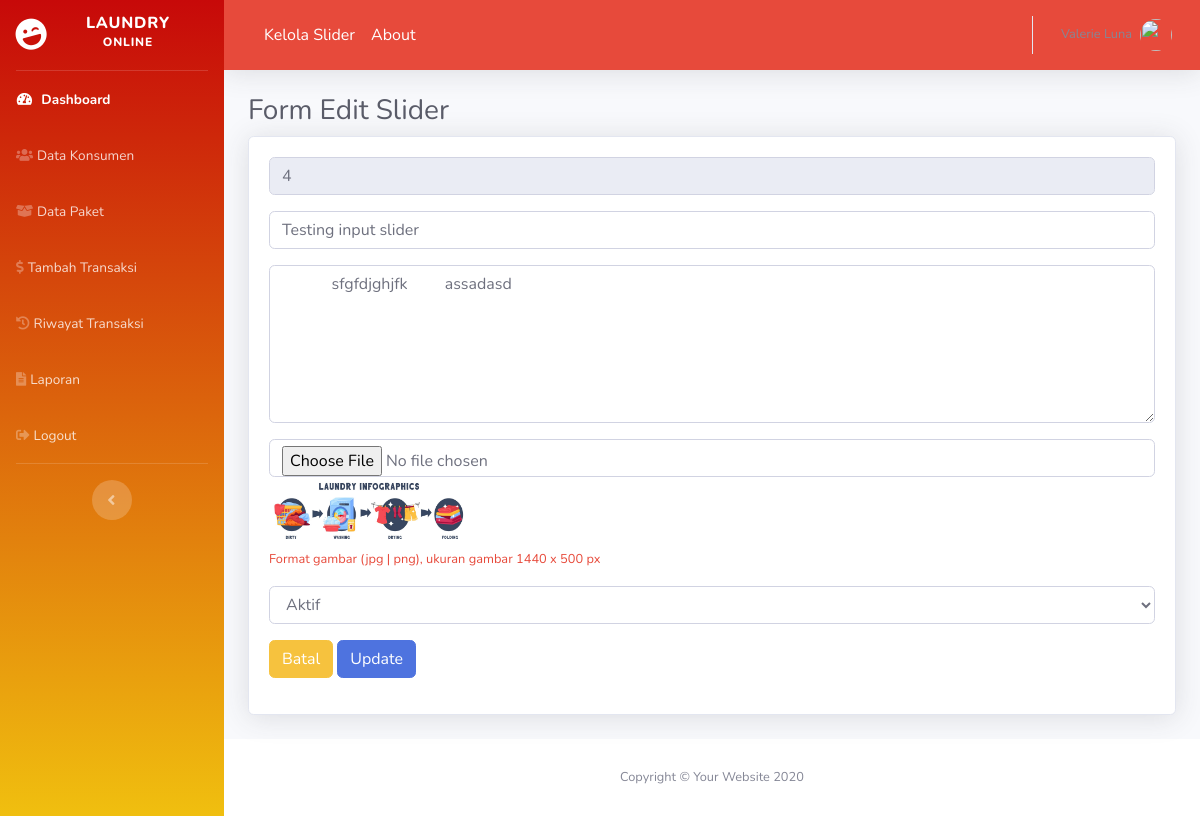
The page /slider/edit/4 on the database its author committed.
### tables this page shows
CREATE TABLE `slider` (
  `id_slider` int(11) NOT NULL,
  `judul_slider` varchar(50) NOT NULL,
  `deskripsi_slider` text NOT NULL,
  `status_slider` varchar(20) NOT NULL,
  `gambar_slider` varchar(100) NOT NULL
);

### application/controllers/Slider.php (called while the page is built, shortened)
<?php
class Slider extends CI_Controller {
  public function __construct(){
    $this->load->model('slider_model');
  }
  public function edit($id_slider){
    $data['content'] = 'backend/slider/edit_slider';
    $data['title'] = 'Form Edit Slider';
    $data['slider'] = $this->slider_model->edit_slider($id_slider);
    $this->load->view('backend/dashboard', $data);
  }
}

### index.php (called while the page is built, shortened)
<?php
require_once BASEPATH.'core/CodeIgniter.php';

### application/models/Slider_model.php (called while the page is built, shortened)
<?php
class Slider_model extends CI_Model {
    public function edit_slider($id_slider){
      $this->db->where('id_slider', $id_slider);
      return $this->db->get('slider')->row_array();
    }
}

### application/views/backend/slider/edit_slider.php (the view, shortened to what this page needs)
<!DOCTYPE html>
<html lang="en">
<head>
</head>
<body>
<div class="container-fluid">
  <h1 class="h3 mb-2 text-gray-800"><?= $title; ?></h1>
  <div class="card shadow mb-4">
    <div class="card-body">
      <form method="post" action="<?= base_url('slider/update'); ?>" enctype="multipart/form-data">
        <div class="form-group">
          <input type="text" name="id_slider" value="<?= $slider['id_slider'] ?>" class="form-control" readonly>
        </div>
        <div class="form-group">
          <input type="text" name="judul_slider" value="<?= $slider['judul_slider'] ?>" class="form-control">
        </div>
        <div class="form-group">
          <textarea name="deskripsi_slider" class="form-control" cols="30" rows="6">
            <?= $slider['deskripsi_slider']; ?>
          </textarea>
        </div>
        <div class="form-group">
          <input type="file" name="gambar_slider" class="form-control">
          <img src="<?= base_url('assets/images/slider/').$slider['gambar_slider'] ?>" alt="" width="200">
          <br>
          <small class="text-danger">Format gambar (jpg | png), ukuran gambar 1440 x 500 px</small>
        </div>
        <div class="form-group">
          <select name="status_slider" class="form-control">
            <?php
              if($slider['status_slider'] == "Aktif"){ ?>
                <option value="Aktif" selected>Aktif</option>
                <?php }
              else{ ?>
                <option value="Aktif">Aktif</option>
                <option value="Tidak Aktif" selected>Tidak Aktif</option>
              <?php }
            ?>
          </select>
        </div>
        <div class="form-group">
          <a href="<?= base_url('slider') ?>" class="btn btn-warning">Batal</a>
          <button type="submit" class="btn btn-primary">Update</button>
        </div>
      </form>
    </div>
  </div>
</div>
</body>
</html>

### rows shown on the page
slider: id_slider "4", judul_slider "Testing input slider", deskripsi_slider "sfgfdjghjfk assadasd", gambar_slider (picture), status_slider "Aktif"

### other values the page prints
$title "Form Edit Slider"
